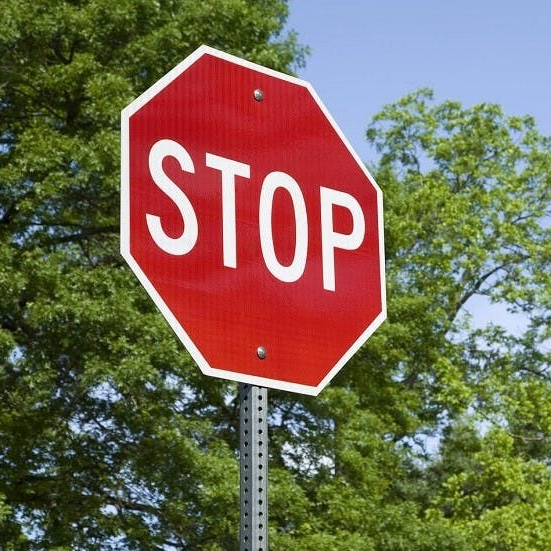
#> input picture stopSign.jpg, 551 x 551 px
$ python images.py
#> lines starting #> are read from the running program, lines starting #| are printed output that depends on the picture
import cv2 as cv
import numpy as np

img_var = cv.imread('stopSign.jpg')
#> img_var is the input picture: shape (551, 551, 3); mean B, G, R 82.7, 104, 117.5
cv.imshow('Stop sign', img_var)

#cv.imwrite('stopSignPNG.png', img_var)
imgResized = cv.resize(img_var, [800,800], cv.INTER_CUBIC)

cv.imshow('resized', imgResized)

#croppedIMG = img_var[40:350, 100:400]
#cv.imshow('cropped', croppedIMG)

imgDimensions = (img_var.shape[1], img_var.shape[0])#1=width, 0=height
#> imgDimensions = (551, 551)
# M = np.float32([[1,0,20],[0,1,30]])
# dst = cv.warpAffine(img_var, M, imgDimensions)

#cv.imshow('Translated', dst)

M = cv.getRotationMatrix2D((img_var.shape[1]//2, img_var.shape[0]//2),45,1)
dst = cv.warpAffine(img_var, M, imgDimensions)
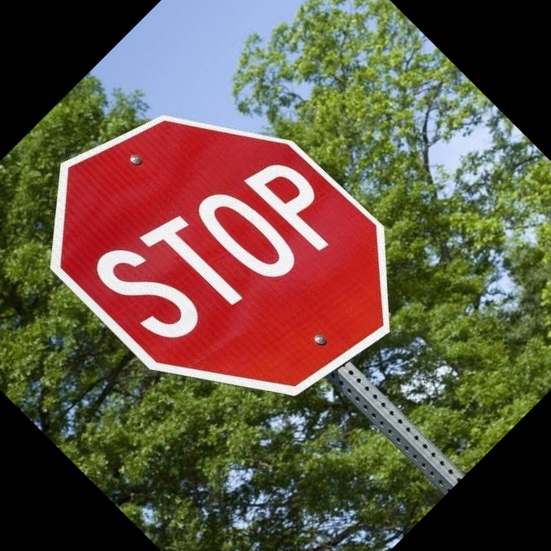
#> dst: shape (551, 551, 3); mean B, G, R 68.3, 85.3, 101.7
cv.imshow('Rotation', dst)


cv.waitKey(0)

$ run again, with blueRose.jpeg copied over stopSign.jpg
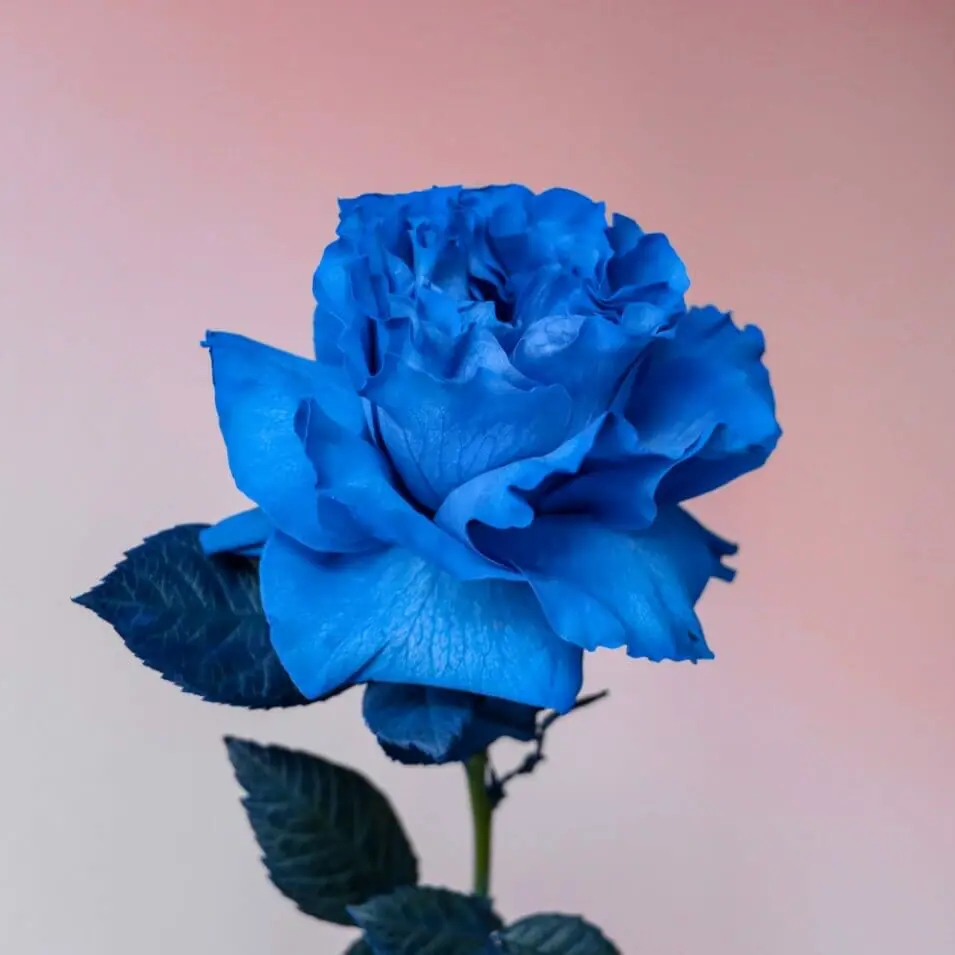
#> input picture blueRose.jpeg, 955 x 955 px
#> img_var is the input picture: shape (955, 955, 3); mean B, G, R 172.1, 141.7, 137
#> `dst = cv.warpAffine(img_var, M, imgDimensions)`:
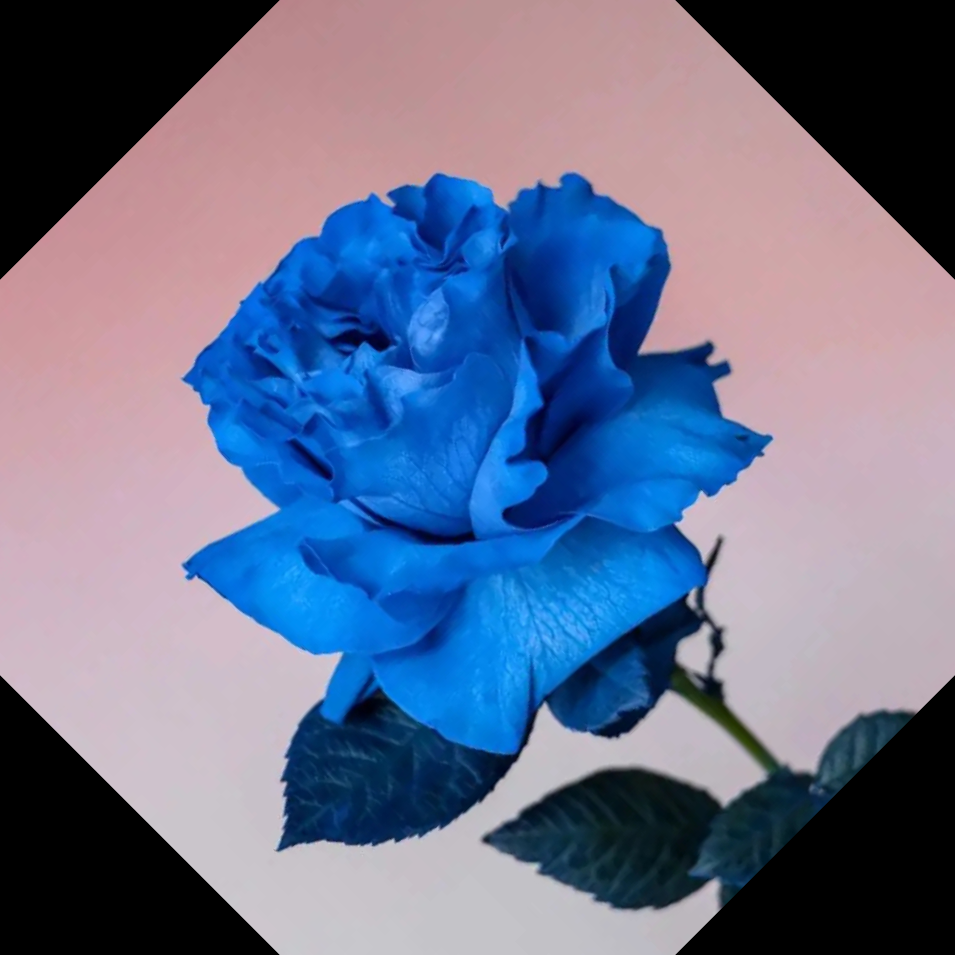
#> dst: shape (955, 955, 3); mean B, G, R 141.6, 112.5, 103.3
